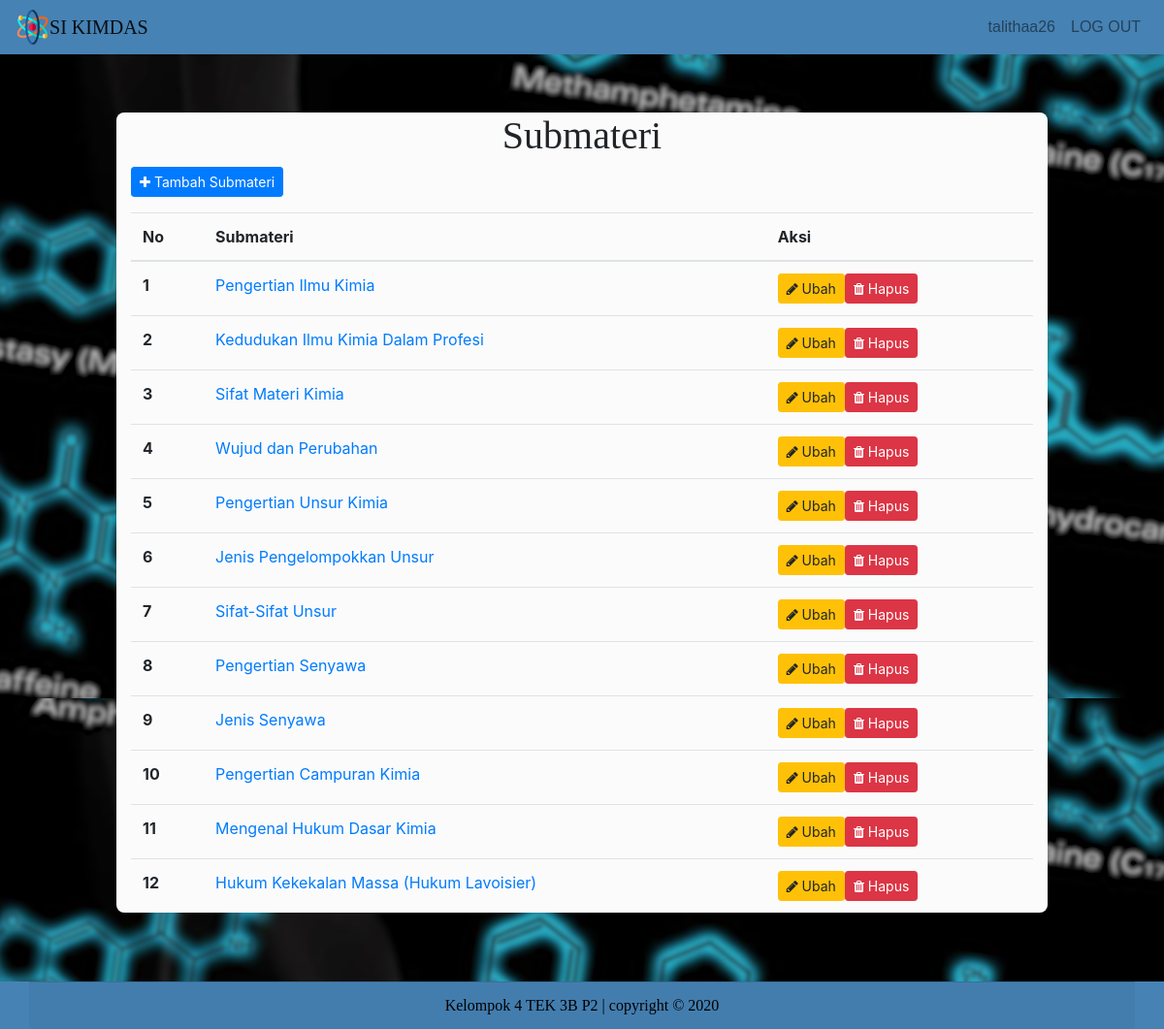
/CUD_Submateri.php (signed in), run on the app's committed database.
### tables this page shows
CREATE TABLE `submateri` (
  `kode_submateri` varchar(6) NOT NULL,
  `nama_submateri` text NOT NULL,
  `isi_submateri` longtext NOT NULL,
  `gbr_submateri` blob DEFAULT NULL,
  `kode_materi` varchar(3) NOT NULL,
  `id_admin` varchar(20) NOT NULL
);

### CUD_Submateri.php (the view, shortened to what this page needs)
<?php
   include 'koneksi.php';
?>
<!doctype html>
<html lang="en">
<head>
    <link rel="stylesheet" href="https://cdn.jsdelivr.net/npm/bootstrap@4.5.3/dist/css/bootstrap.min.css">
    <link rel="stylesheet" href="https://stackpath.bootstrapcdn.com/font-awesome/4.7.0/css/font-awesome.min.css">
    <link rel="stylesheet" href="https://maxcdn.bootstrapcdn.com/font-awesome/4.5.0/css/font-awesome.min.css" />
</head>
  <body background = "assets/img/bg1.png">
  <nav class="navbar navbar-expand-lg navbar-light" style="background-color : #4682B4">
  	<img style="width: 3%; color:white;" src="assets/img/atom.png">
  <a class="navbar-brand" href="Beranda.php" style="font-family:impact;">SI KIMDAS</a>
  <div class="collapse navbar-collapse" id="navbarTogglerDemo02" style="font-family:arial;">
      <div class="navbar-nav ml-auto">
        <a class="nav-link" href="Kelola_Profil_Admin.php" tabindex="-1" aria-disabled="true"><?php echo $_SESSION['adminn']?></a>
      </div>
      <div class="navbar-nav">
        <a class="nav-link" href="Logout_Admin.php" tabindex="-1" aria-disabled="true">LOG OUT</a>
      </div>
  </div>
</nav>
<div class="content">
  <div class="container">
    <h1 class="judul">Submateri</h1>
  </div>
  <div class="container">
    <p>
      <a href="Create_Submateri.php" class="btn btn-primary btn-sm">
        <i class="fa fa-plus"></i> Tambah Submateri
      </a>
    </p>
    <table class="table">
  <thead>
    <tr>
      <th scope="col">No</th>
      <th scope="col">Submateri</th>
      <th scope="col">Aksi</th>
    </tr>
  </thead>
  <tbody>
<?php
  $no = 1;
  $query = "SELECT * FROM submateri";
  $result = mysqli_query($kon, $query);
  while($data=mysqli_fetch_assoc($result)){
  $temp = $data['kode_submateri'];
  echo "<tr>";
  echo "<th scope=\"row\">".$no++."</th>";
  echo "<td><a href=\"Penjelasan_Admin.php?id=$temp\">".$data['nama_submateri']."</a></td>";
  echo "<td>";
  echo "<a href='Update_Submateri.php?id=".$data['kode_submateri']."' class=\"btn btn-warning btn-sm\">";
  echo "<i class=\"fa fa-pencil\"></i> Ubah";
  echo "</a>";
  echo "<a href='Delete_Submateri.php?id=".$data['kode_submateri']."' class=\"btn btn-danger btn-sm\">";
  echo "<i class=\"fa fa-trash\"></i> Hapus";
  echo "</a>";
  echo "</td>";
  echo "</tr>";
  }
  ?>
  </tbody>
</table>
  </div>
</div>
<div class="footer text-center text-black" style="font-family:impact;">
        <div class=" card-footer container">
        Kelompok 4 TEK 3B P2 | copyright &copy; 2020
        </div>
    </div>
  </body>
</html>

### CUD_Submateri.php (style rules this page uses)
div.footer { position:fixed; left: 0; bottom: 0; width: 100%; background-color: #4682B4; color: black; text-align: center; }
.judul { font-family: impact; }
.content { background: #fbfbfb; border-radius: 8px; margin-bottom:10%; margin-top:5%; margin-left:10%; margin-right:10%; }
.judul { text-align: center; font-family: impact; }

### data on the page
submateri: nama_submateri "Pengertian Ilmu Kimia"
submateri: nama_submateri "Kedudukan Ilmu Kimia Dalam Profesi"
submateri: nama_submateri "Sifat Materi Kimia"
submateri: nama_submateri "Wujud dan Perubahan"
submateri: nama_submateri "Pengertian Unsur Kimia"
submateri: nama_submateri "Jenis Pengelompokkan Unsur"
submateri: nama_submateri "Sifat-Sifat Unsur"
submateri: nama_submateri "Pengertian Senyawa"
submateri: nama_submateri "Jenis Senyawa"
submateri: nama_submateri "Pengertian Campuran Kimia"
submateri: nama_submateri "Mengenal Hukum Dasar Kimia"
submateri: nama_submateri "Hukum Kekekalan Massa (Hukum Lavoisier)"

### other printed values
$_SESSION['adminn'] "talithaa26"
